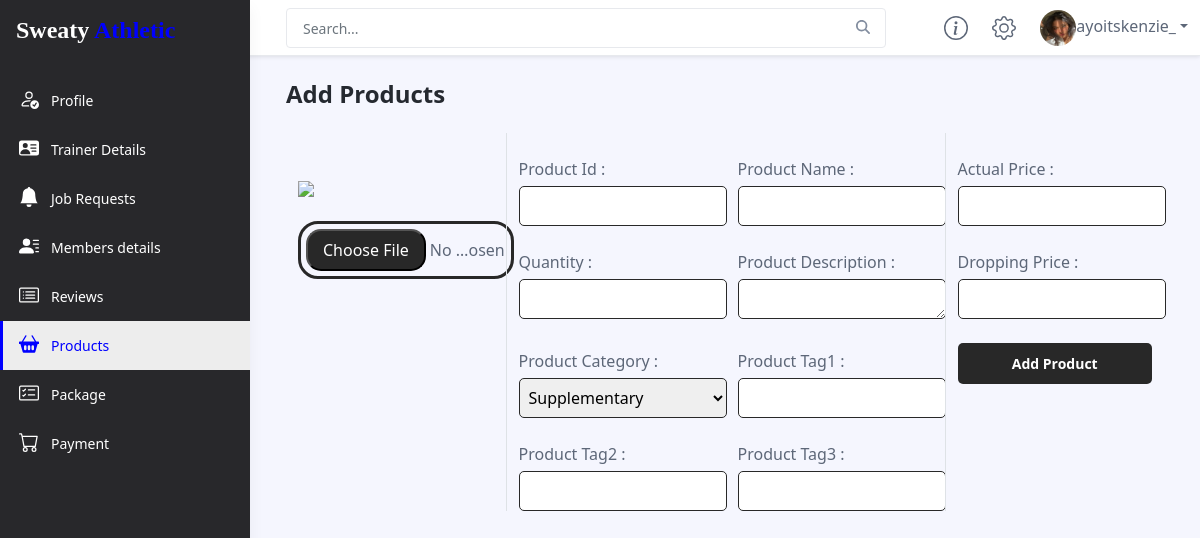
Screenshot of /admin_dashboard/Products/add/ (signed in) with the database file from the repository.
### accounts/models.py (models this page shows, shortened)
class CustomUser(AbstractBaseUser):
    User_Choices = (
        ("Trainer","Trainer"),
        ("Admin","Admin"),
        ("Customer","Customer")
    )
    id = models.AutoField(primary_key=True,unique=True)
    username = models.CharField(unique=True,max_length=50, verbose_name="Username")
    date_joined = models.DateTimeField(default=datetime.datetime.now)
    user_type = models.CharField(max_length = 20,choices = User_Choices,default = "Customer", verbose_name="User Type")
    is_staff = models.BooleanField(default=False)
    is_active = models.BooleanField(default=True)
    is_superuser = models.BooleanField(default=False)
    profile_image = models.ImageField(upload_to='media/profile_image/',null=True,blank=True,verbose_name='Profile Image')
    USERNAME_FIELD = "username"
    REQUIRED_FIELDS = ['user_type']
    objects = CustomUserManager()
    def __str__(self):
        return self.username

### appadmin/views.py (the view, shortened to what this page needs)
# urls.py: path('Products/add/',views.add_product),
@login_required(login_url='/login/')
def add_product(request):
    cat = Category.objects.all()
    return render(request,'admin_dashboard/add_product_.html',{'act4':'active','obj':'none',"cat":cat})

### templates/admin_dashboard/add_product_.html (shortened to what this page needs)
{% include 'admin_dashboard/upper.html' %}
<div class="app-wrapper">
    <div class="app-content pt-3 p-md-3 p-lg-4">
        <div class="container-xl">
          <div class="position-relative mb-3">
            <div class="row g-3 justify-content-between">
                <div class="col-auto">
                    <h1 class="app-page-title mb-0">Add Products</h1>
                </div>
            </div>
        </div>
            <section style="background-color: #f5f6fe;" class="mt-4">
                <div class="container">
                  <div class="row" >
                    <div class="col-md-12 col-lg-3 col-xl-3 mb-4 mb-lg-0 " >
                      <div class="bg-image hover-zoom ripple rounded ripple-surface">
                        <img src="https://i.pinimg.com/originals/1c/18/78/1c1878a8b006593b5a6a84e3f85df24a.png"
                          class="w-100 mt-5" />
                        <input type="file" name="product_image" class="pro_img mt-4">
                      </div>
                    </div>
                    <div class="col-md-6 col-lg-6 col-xl-6 border-sm-start-none border-start">
                      <div class="row">
                        <div class="col-md-6 col-lg-6 col-xl-6">
                          <label>Product Id : <input type="text" name="product_id" id="" class="inp"></label>
                        </div>
                        <div class="col-md-6 col-lg-6 col-xl-6">
                          <label>Product Name : <input type="text" name="product_name" id="" class="inp"></label>
                        </div>
                      </div>
                      <div class="row">
                        <div class="col-md-6 col-lg-6 col-xl-6">
                          <label>Quantity : <input type="text" name="product_quant" id="" class="inp"></label>
                        </div>
                        <div class="col-md-6 col-lg-6 col-xl-6">
                          <label>Product Description : <br> <textarea name="desc" id="" cols="23" rows="1" class="inp"></textarea></label>
                        </div>
                      </div>
                      <div class="row">
                        <div class="col-md-6 col-lg-6 col-xl-6">
                          <label>Product Category : <select name="product_cat" id="package" class="inp">
                            {% for i in cat %}
                            <option value="{{i.id}}">{{i.Category_Name}}</option>
                            {% endfor %}
                        </select>
                        </div>
                        <div class="col-md-6 col-lg-6 col-xl-6">
                          <label>Product Tag1 : <input type="text" name="product_tag1" id="" class="inp"></label>
                        </div>
                      </div>
                      <div class="row">
                        <div class="col-md-6 col-lg-6 col-xl-6">
                          <label>Product Tag2 : <input type="text" name="product_tag2" id="" class="inp"></label>
                        </div>
                        <div class="col-md-6 col-lg-6 col-xl-6">
                          <label>Product Tag3 : <input type="text" name="product_tag3" id="" class="inp"></label>
                        </div>
                      </div>
                    </div>
                    <div class="col-md-6 col-lg-3 col-xl-3 border-sm-start-none border-start">
                      <div class=" align-items-center mb-1">
                        <label>Actual Price : </label>
                        <input type="text" name="price" id="" class="inp">
                        <label >Dropping Price :</label>
                        <input type="text" name="drop_price" id="" class="inp">
                      </div>
                      <div class="d-flex flex-column mt-4">
                        <button class="btn btn-primary btn-sm btn1" type="button">Add Product</button>
                      </div>
                    </div>
                  </div>
              </section>
        </div>
    </div>
</div>
</body>
</html>

### templates/admin_dashboard/upper.html (shortened to what this page needs)
{% load static %}
<!DOCTYPE html>
<html lang="en">
<head>
    <link id="theme-style" rel="stylesheet" href="{% static 'customer_dashboard/css/portal.css' %}">
</head>
<body class="app">
    <header class="app-header fixed-top">
        <div class="app-header-inner">
	        <div class="container-fluid py-2">
		        <div class="app-header-content">
		            <div class="row justify-content-between align-items-center">
		            <div class="app-search-box col">
		                <form class="app-search-form">
							<input type="text" placeholder="Search..." name="search" class="form-control search-input">
							<button type="submit" class="btn search-btn btn-primary" value="Search"><i class="fas fa-search"></i></button>
				        </form>
		            </div>
		            <div class="app-utilities col-auto">
						<div class="app-utility-item">
				            <a href="#" title="Help">
					        </a>
					    </div>
			            <div class="app-utility-item">
				            <a href="#" title="Settings">
					        </a>
					    </div>
			            <div class="app-utility-item app-user-dropdown dropdown">
							{%if request.user.profile_image  %}
				            	<a class="dropdown-toggle" id="user-dropdown-toggle" data-bs-toggle="dropdown" href="#" role="button" aria-expanded="false"><img class="profile-image" src="{{request.user.profile_image.url}}" alt="user profile">{{request.user}}</a>
							{% endif %}
			            </div>
		            </div>
		        </div>
	            </div>
	        </div>
        </div>
        <div id="app-sidepanel" class="app-sidepanel">
	        <div class="sidepanel-inner d-flex flex-column">
		        <div class="app-branding">
		            <a class="app-logo"><a class="navbar-brand"><h2 style="font-size: 1.5rem;font-family: 'Dancing Script', cursive;color: white;">Sweaty <span style="color:blue">Athletic</span></h2></a></a>
		        </div>
			    <nav id="app-nav-main" class="app-nav app-nav-main flex-grow-1">
				    <ul class="app-menu list-unstyled accordion" id="menu-accordion">
						<li class="nav-item">
					        <a class="nav-link {{act}}" href="/admin_dashboard/">
						        <span class="nav-icon">
						         </span>
		                         <span class="nav-link-text">Profile</span>
					        </a>
					    </li>
					    <li class="nav-item">
					        <a class="nav-link {{act1}}" href="/admin_dashboard/trainer_details/">
						        <span class="nav-icon">
						         </span>
		                         <span class="nav-link-text">Trainer Details</span>
					        </a>
					    </li>
						<li class="nav-item">
					        <a class="nav-link {{act6}}" href="/admin_dashboard/job_request/">
						        <span class="nav-icon">
									<svg xmlns="http://www.w3.org/2000/svg" width="16" height="16" fill="currentColor" class="bi bi-bell-fill" viewBox="0 0 16 16">
										<path d="M8 16a2 2 0 0 0 2-2H6a2 2 0 0 0 2 2zm.995-14.901a1 1 0 1 0-1.99 0A5.002 5.002 0 0 0 3 6c0 1.098-.5 6-2 7h14c-1.5-1-2-5.902-2-7 0-2.42-1.72-4.44-4.005-4.901z"/>
									  </svg>
						         </span>
		                         <span class="nav-link-text">Job Requests</span>
					        </a>
					    </li>
					    <li class="nav-item">
					        <a class="nav-link {{act2}}" href="/admin_dashboard/Members_details/">
						        <span class="nav-icon">
						         </span>
		                         <span class="nav-link-text">Members details</span>
					        </a>
					    </li>
					    <li class="nav-item">
					        <a class="nav-link {{act3}}" href="/admin_dashboard/Reviews">
						        <span class="nav-icon">
						         </span>
		                         <span class="nav-link-text">Reviews</span>
					        </a>
					    </li>
					    <li class="nav-item">
					        <a class="nav-link {{act4}}" href="/admin_dashboard/Products/">
						        <span class="nav-icon">
						         </span>
		                         <span class="nav-link-text">Products</span>
					        </a>
					    </li>
						<li class="nav-item">
					        <a class="nav-link {{act7}}" href="/admin_dashboard/package/">
						        <span class="nav-icon">
						         </span>
		                         <span class="nav-link-text">Package</span>
					        </a>
					    </li>
					    <li class="nav-item">
					        <a class="nav-link {{act5}}" href="/admin_dashboard/payment/">
						        <span class="nav-icon">
						         </span>
		                         <span class="nav-link-text">Payment</span>
					        </a>
					    </li>
				    </ul>
			    </nav>
	        </div>
	    </div>
    </header>

### templates/admin_dashboard/upper.html (style rules this page uses)
.navbar-brand { color: white; font-family: 'Dancing Script', cursive; font-size: 1rem; }

### templates/admin_dashboard/add_product_.html (style rules this page uses)
.btn1 { background: #282828 ; color: white; border-radius: 5px; padding: 10px; }
.inp { border:1px solid #282828; border-radius: 5px; width: 13rem; height: 2.5rem; padding: 5px; margin-top: 5px; }
label { margin-top: 1.5rem; }
.pro_img { border: 3px solid #282828; border-radius: 20px; width: 13.5rem; padding: 5px 0px 5px 5px; }

### rows the page displays
CustomUser: user.profile_image (picture), user "ayoitskenzie_"

### other values shown
form field product_cat "Supplementary"
